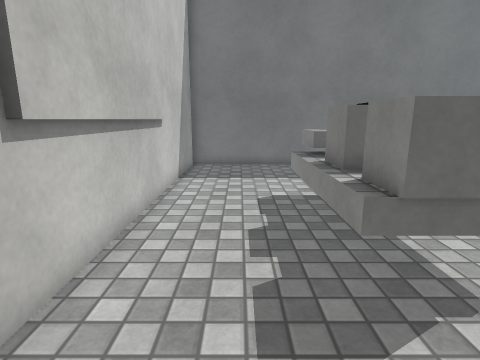
[1] (above)

13 first-person views from a walk through a scene from a Unity 3-D project. The camera is 1.3 m above the floor, tilts 12° down and sees 80° across. The floor is counted in squares, 0.5 m on a side. Each view is taken from the middle of a square. On the plan, view 1 faces up. The plan holds only what a view shows up to about 19 squares ahead; the rest is blank. The player is left out. Some surface patterns are stand-ins.

[2]
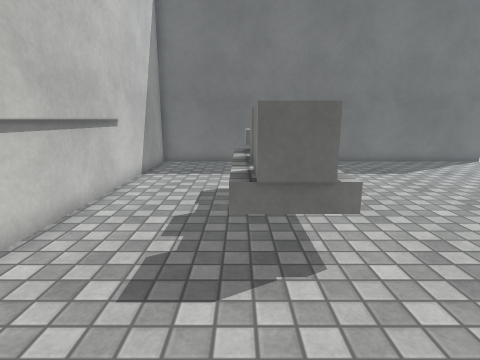

[3]
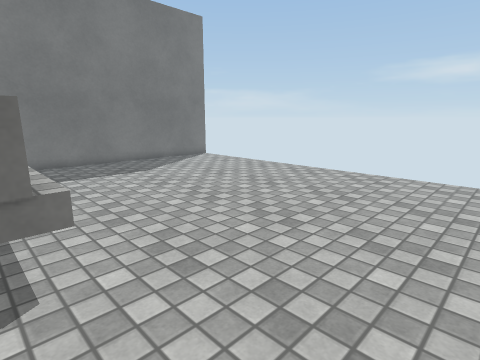

[4]
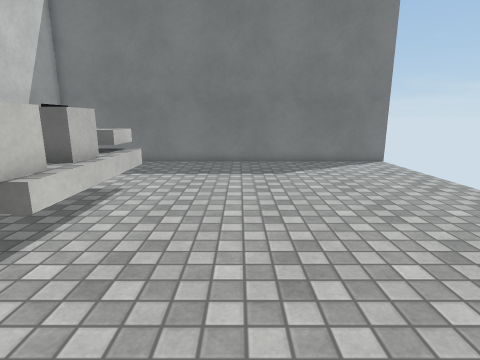

[5]
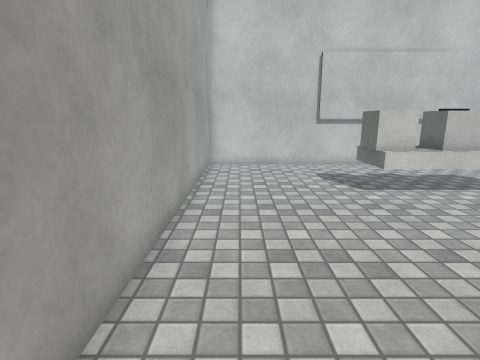

[6]
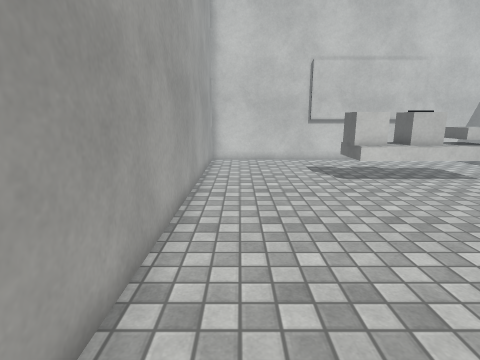

[7]
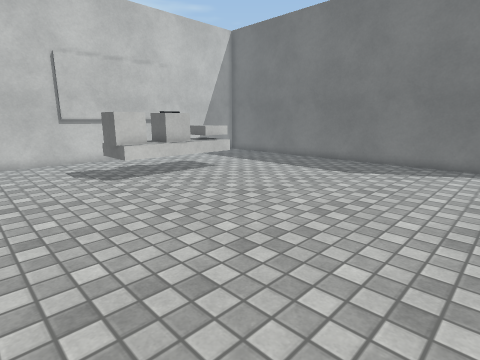

[8]
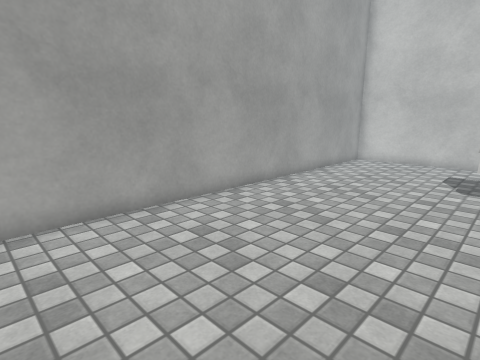

[9]
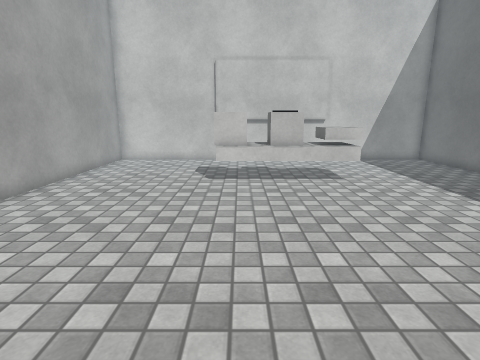

[10]
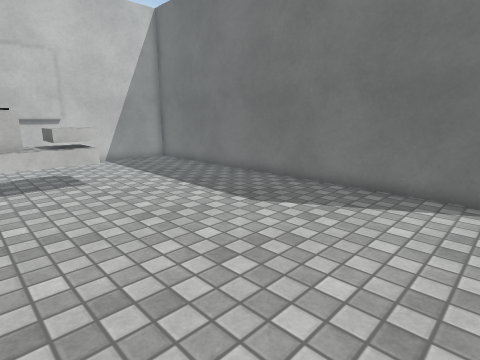

[11]
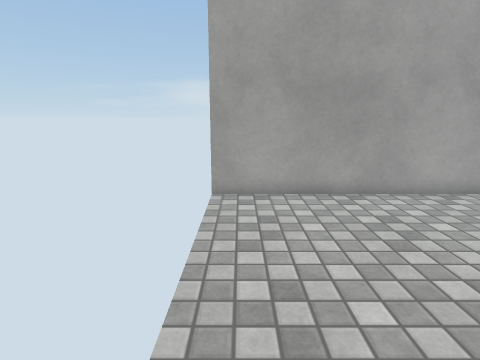

[12]
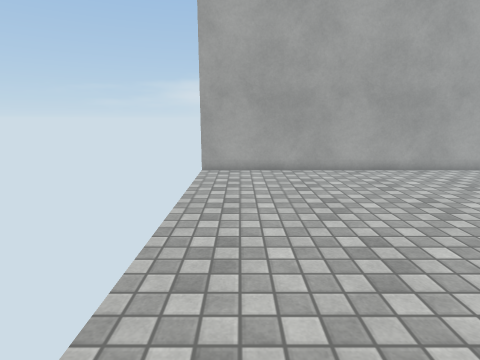

[13]
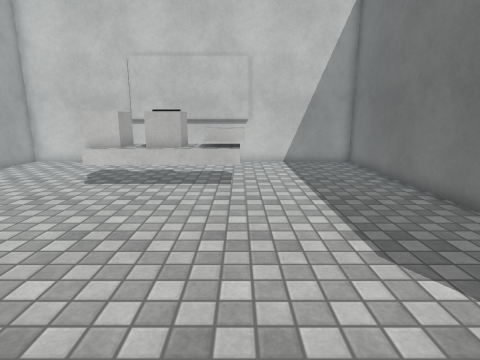

### Floor plan
Points are (right, up) in squares from view 1. A wall is a line through its corners. A room is listed if a view was taken in it or the views show most of it. See-through windows are left out.
Room 1 (views 1, 2, 3, 4, 5, 6, 7, 8, 9, 10, 11, 12, 13)
walls: (-2.6, 10.6) (-2.6, 3.4); (17.1, 16.8) (-2.8, 16.8) (-2.8, -2.8) (17, -2.8)
low walls: (4.2, 10.1) (4.2, 4) (3.4, 4); (2.6, 4) (1.8, 4) (1.8, 10)
objects: other object (3, 4) to (3, 5); other object (3, 6); other object (3, 8); other object (3, 9) to (3, 10)

Positions as (right, up) in squares from view 1, and headings:
1: (0, 0), facing up
2: (2, -1), facing up
3: (3, -1), facing up-right
4: (8, -1), facing up
5: (14, -1), facing left
6: (16, -1), facing left
7: (16, -1), facing up-left
8: (16, 5), facing down-left
9: (16, 5), facing left
10: (16, 6), facing up-left
11: (16, 7), facing down
12: (15, 12), facing down
13: (15, 10), facing left
